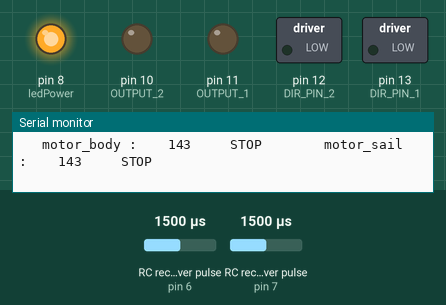
Recording of a sketch running on a simulated Arduino Uno, built with avr-gcc and run on an emulated ATmega328P. Parts: switched loads named in the sketch (green lamp = pin HIGH), output pins drawn as LEDs (lit = HIGH), the last lines printed to the serial monitor. Wiring (inferred from the names in the program): 2 × RC receiver channel: data pin 6 / data pin 7. Dashed ring = blinking. Inputs (shaded band) come from the test bench; at power-on: RC receiver pulse (sensors on pin 6, pin 7) 1500 µs.

Above: at 1.2 s.
1.3 s: RC receiver pulse (sensor on pin 6) set to 1370 µs
4.3 s: RC receiver pulse (sensor on pin 6) set to 1344 µs
7.3 s: RC receiver pulse (sensor on pin 7) set to 1364 µs
10.3 s: RC receiver pulse (sensor on pin 7) set to 1349 µs
At 10.72 s:
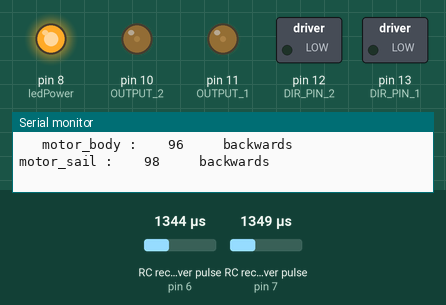
13.3 s: RC receiver pulse (sensor on pin 6) set to 1020 µs
At 14.03 s:
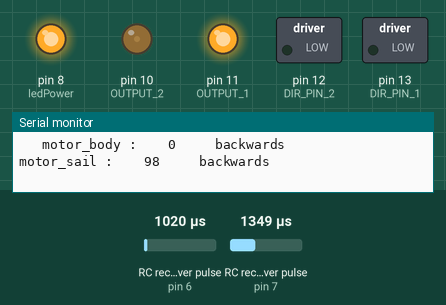
16.3 s: RC receiver pulse (sensor on pin 7) set to 1500 µs
At 17.0 s:
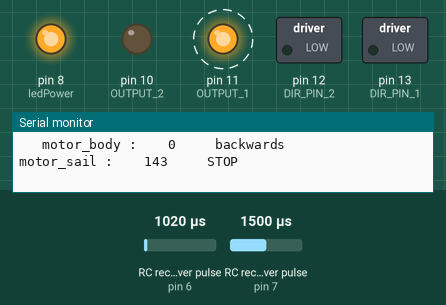
Timing chart, 0 to 20.3 s (numbered marks = the images above; inputs shaded):
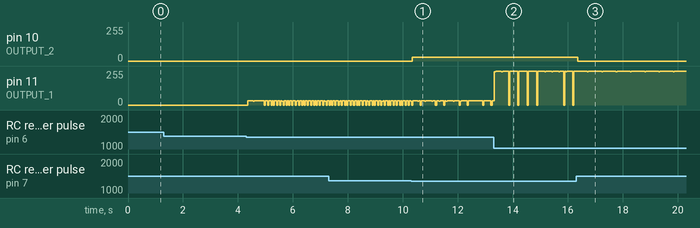

Measured:
- after the input at 10.3 s, pin 10 (OUTPUT_2): 0/255 → 27/255 at once
- after the input at 16.3 s, pin 10 (OUTPUT_2): 27/255 → 0/255 after 0.07 s
- by itself, pin 11 (OUTPUT_1): alternates 255/255 for 0.48 s and 250/255 for 0.04 s

The sketch:

Protei_010_control.ino
```cpp
// (licence header left out)
//#include <Servo.h>
//#include <Metro.h> //Include Metro library
//Servo servo1;
//Servo servo2;
//Metro servo = Metro(250);

unsigned long counter = 0;
unsigned long Channel1Value;
unsigned long Channel2Value;
unsigned long lastgood1;
unsigned long lastgood2;
unsigned long InitialSteer;
unsigned long InitialThrottle;
float ThrottleScaling;
float SteerScaling;
boolean Right;
//motor stuff
int Steer;
int Thrust;
int RightMotor;
int LeftMotor;

const int RX3= 7;
const int RX1=6;


const int OUTPUT_1 = 11; // Analog output pin that the Motor1 pwm pin is attached to
const int DIR_PIN_1=13; //digital output for logic direction pin motor 1
const int OUTPUT_2= 10; // Analog output pin that the MOTOR2 pwm pin is attached to
const int DIR_PIN_2 = 12;//digitaloutput for logic direction pin motor2
const int ledPower = 8;


void setup()
{

  Serial.begin(19200);
  Serial.println("Ready");
  pinMode(ledPower, OUTPUT);
  digitalWrite(ledPower, HIGH);

  pinMode(OUTPUT_1,OUTPUT);
  pinMode(OUTPUT_2,OUTPUT);
  pinMode(DIR_PIN_1, OUTPUT);
  pinMode(DIR_PIN_2, OUTPUT);

  pinMode (RX3, INPUT); // connect Rx channel 1 to PD7, which is labled "D7" on the Arduino board
  pinMode (RX1, INPUT); // connect Rx channel 2 to PD6, which is labled "D6" on the Arduino board

  InitialSteer = pulseIn (RX3, HIGH); //read RC channel 1
  SteerScaling = .15;
  lastgood1 = InitialSteer;
  InitialThrottle = pulseIn (RX1, HIGH); //read RC channel 2
  ThrottleScaling = .15;//scaling factor for the "speed"
  lastgood2 = InitialThrottle;
}

void loop()
{
  Channel2Value = pulseIn (RX1, HIGH, 20000); //read RC channel 2
//  Serial.print("Initial Throttle: ");
//  Serial.print (InitialThrottle);
//  Serial.print("    ");
//  Serial.print("Channel 2: ");

    Channel1Value = pulseIn (RX3, HIGH, 20000); //read RC channel 2
//  Serial.print("Initial Steer: ");
//  Serial.print (InitialSteer);
//  Serial.print("    ");
//  Serial.print("Channel 1: ");
       Serial.print("   motor_body :    ");

  motorBody();
   Serial.print("    motor_sail :    ");

  motorSail();
   Serial.println("");

}
void motorBody(){
    if(Channel2Value==0){
    digitalWrite(OUTPUT_1, LOW);
    Serial.print(Channel2Value);
    Serial.print("     no signal   ");
  }
  else{
    int motor_body = map(Channel2Value,1020,1875, 0,255);
    Serial.print(motor_body);
    if(motor_body<=100){
      digitalWrite(DIR_PIN_1, LOW);
      Serial.print("     backwards     ");
      analogWrite(OUTPUT_1, map(motor_body, 110,0,0,255));

    }
    else if(motor_body>=150){
      digitalWrite(DIR_PIN_1, HIGH);
      Serial.print("     forwards    ");
      analogWrite(OUTPUT_1, map(motor_body, 150,255,0,255));
    }
    else{
      Serial.print("     STOP    ");
      digitalWrite(OUTPUT_1, LOW);
    }
  }
}
void motorSail(){
    if(Channel1Value==0){
    digitalWrite(OUTPUT_2, LOW);
    Serial.print(Channel1Value);
    Serial.print("   no signal   ");
  }
  else{
    int motor_sail = map(Channel1Value,1020,1875, 0,255);
    Serial.print(motor_sail);
    if(motor_sail<=100){
      digitalWrite(DIR_PIN_2, LOW);
      Serial.print("     backwards     ");
      analogWrite(OUTPUT_2, map(motor_sail, 110,0,0,255));
    }
    else if(motor_sail>=150){
      digitalWrite(DIR_PIN_2, HIGH);
      Serial.print("     forwards    ");
      analogWrite(OUTPUT_2, map(motor_sail, 150,255,0,255));
    }
    else{
      Serial.print("     STOP    ");
      digitalWrite(OUTPUT_2, LOW);
    }
  }
}

//set the limit
```
